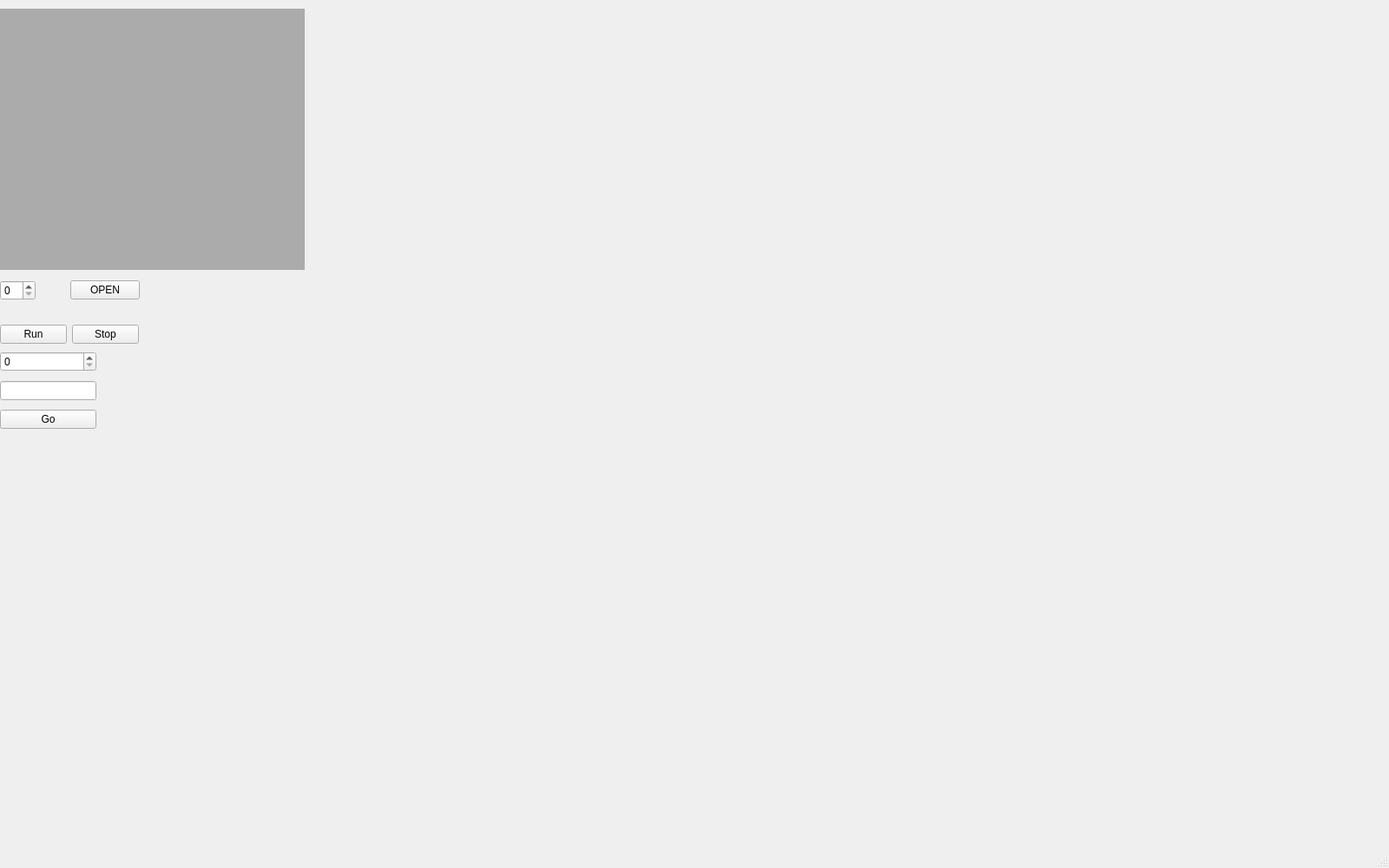
<?xml version="1.0" encoding="UTF-8"?>
<ui version="4.0">
 <class>MainWindow</class>
 <widget class="QMainWindow" name="MainWindow">
  <property name="geometry">
   <rect>
    <x>0</x>
    <y>0</y>
    <width>1600</width>
    <height>1000</height>
   </rect>
  </property>
  <property name="minimumSize">
   <size>
    <width>1600</width>
    <height>1000</height>
   </size>
  </property>
  <property name="windowTitle">
   <string>MainWindow</string>
  </property>
  <widget class="QWidget" name="centralwidget">
   <widget class="QWidget" name="gridLayoutWidget">
    <property name="geometry">
     <rect>
      <x>0</x>
      <y>10</y>
      <width>351</width>
      <height>301</height>
     </rect>
    </property>
    <layout class="QGridLayout" name="gridLayout">
     <item row="0" column="0">
      <widget class="QLabel" name="Label_Camrea">
       <property name="styleSheet">
        <string notr="true">background-color: rgb(172, 171, 171);</string>
       </property>
       <property name="text">
        <string/>
       </property>
      </widget>
     </item>
    </layout>
   </widget>
   <widget class="QWidget" name="gridLayoutWidget_2">
    <property name="geometry">
     <rect>
      <x>0</x>
      <y>310</y>
      <width>161</width>
      <height>50</height>
     </rect>
    </property>
    <layout class="QGridLayout" name="gridLayout_2">
     <item row="0" column="3">
      <widget class="QPushButton" name="pushButton_Camera">
       <property name="text">
        <string>OPEN</string>
       </property>
      </widget>
     </item>
     <item row="0" column="1">
      <widget class="QSpinBox" name="Camrea_select"/>
     </item>
     <item row="0" column="2">
      <spacer name="horizontalSpacer">
       <property name="orientation">
        <enum>Qt::Horizontal</enum>
       </property>
       <property name="sizeHint" stdset="0">
        <size>
         <width>40</width>
         <height>20</height>
        </size>
       </property>
      </spacer>
     </item>
    </layout>
   </widget>
   <widget class="QWidget" name="gridLayoutWidget_3">
    <property name="geometry">
     <rect>
      <x>0</x>
      <y>370</y>
      <width>160</width>
      <height>31</height>
     </rect>
    </property>
    <layout class="QGridLayout" name="gridLayout_3">
     <item row="0" column="0">
      <layout class="QHBoxLayout" name="horizontalLayout">
       <item>
        <widget class="QPushButton" name="pushButton_run">
         <property name="text">
          <string>Run</string>
         </property>
        </widget>
       </item>
       <item>
        <widget class="QPushButton" name="pushButton_stop">
         <property name="text">
          <string>Stop</string>
         </property>
        </widget>
       </item>
      </layout>
     </item>
    </layout>
   </widget>
   <widget class="QWidget" name="gridLayoutWidget_4">
    <property name="geometry">
     <rect>
      <x>0</x>
      <y>400</y>
      <width>111</width>
      <height>101</height>
     </rect>
    </property>
    <layout class="QGridLayout" name="gridLayout_4">
     <item row="3" column="0">
      <widget class="QPushButton" name="pushButton_running">
       <property name="text">
        <string>Go</string>
       </property>
      </widget>
     </item>
     <item row="0" column="0">
      <widget class="QSpinBox" name="Motor_select"/>
     </item>
     <item row="1" column="0">
      <widget class="QLineEdit" name="dis_input"/>
     </item>
    </layout>
   </widget>
  </widget>
  <widget class="QMenuBar" name="menubar">
   <property name="geometry">
    <rect>
     <x>0</x>
     <y>0</y>
     <width>1600</width>
     <height>22</height>
    </rect>
   </property>
  </widget>
  <widget class="QStatusBar" name="statusbar"/>
 </widget>
 <resources/>
 <connections>
  <connection>
   <sender>Camrea_select</sender>
   <signal>valueChanged(QString)</signal>
   <receiver>MainWindow</receiver>
   <slot>close()</slot>
   <hints>
    <hint type="sourcelabel">
     <x>27</x>
     <y>357</y>
    </hint>
    <hint type="destinationlabel">
     <x>52</x>
     <y>355</y>
    </hint>
   </hints>
  </connection>
  <connection>
   <sender>pushButton_Camera</sender>
   <signal>clicked()</signal>
   <receiver>MainWindow</receiver>
   <slot>close()</slot>
   <hints>
    <hint type="sourcelabel">
     <x>139</x>
     <y>361</y>
    </hint>
    <hint type="destinationlabel">
     <x>188</x>
     <y>355</y>
    </hint>
   </hints>
  </connection>
 </connections>
</ui>
